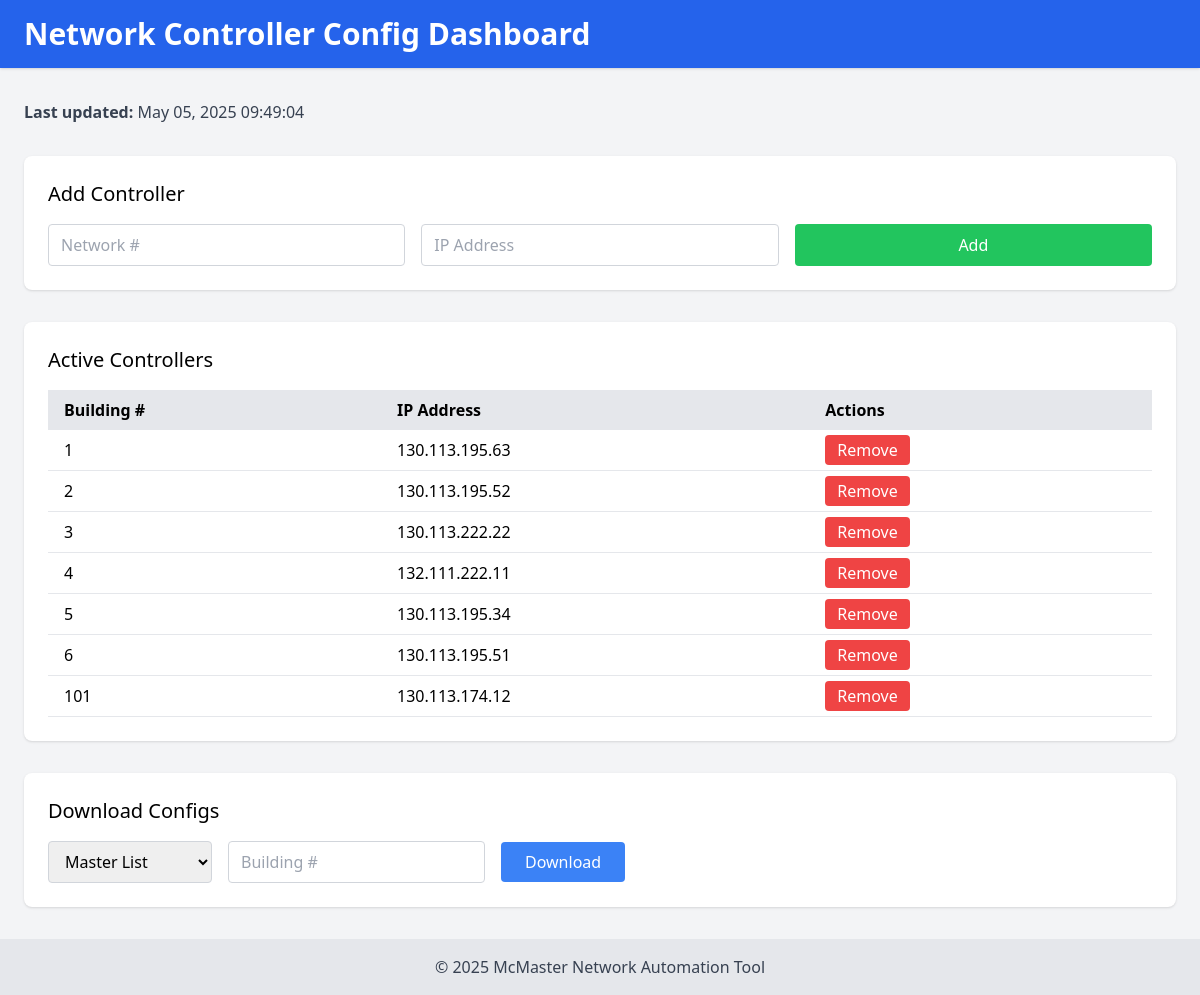
Before: / with the older database file.
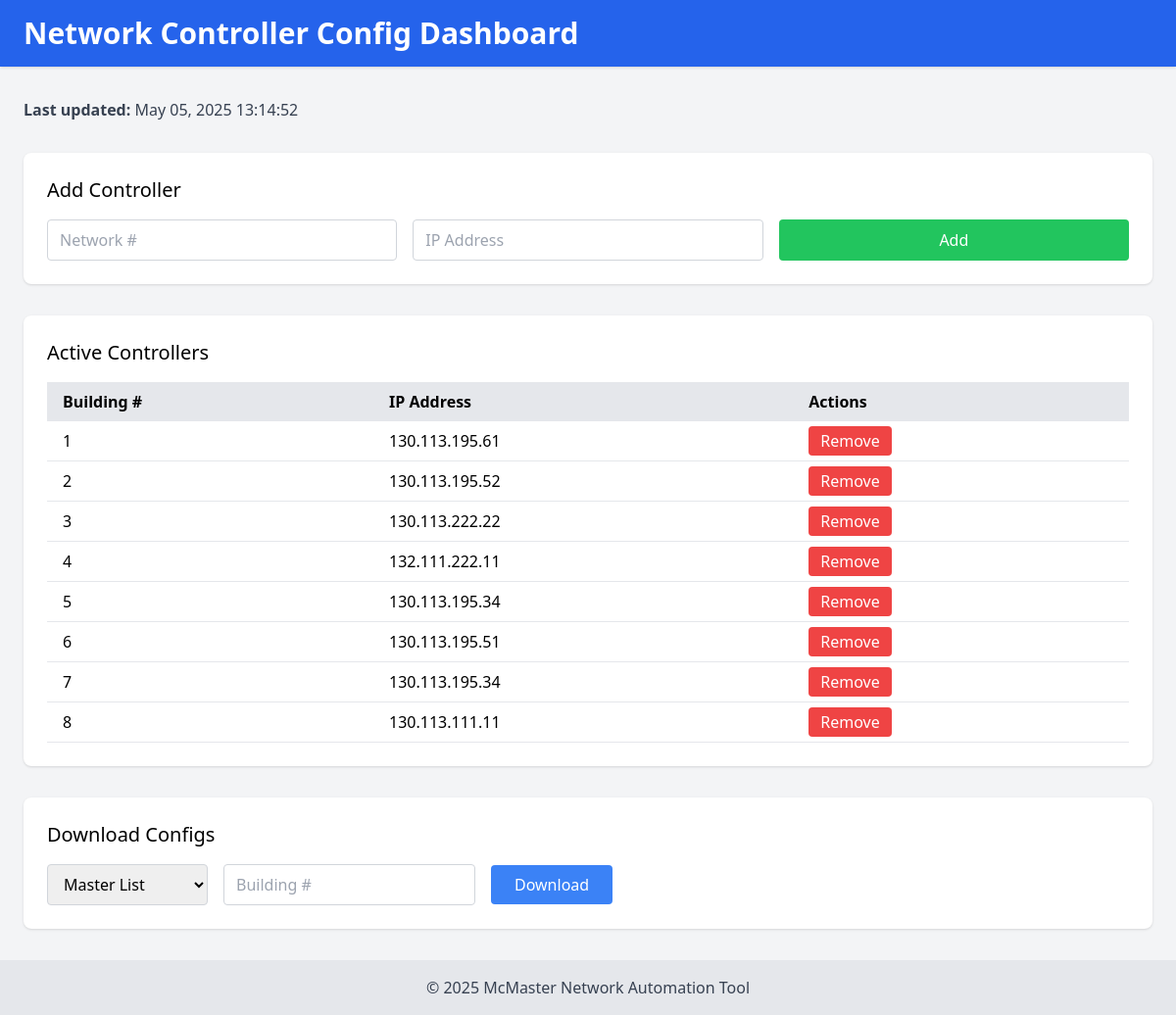
After: the same page with the newer database file.
### tables this page shows
CREATE TABLE buildings (
                 id INTEGER PRIMARY KEY AUTOINCREMENT,
                 building_number INTEGER UNIQUE,
                 ip_address TEXT,
                 status TEXT DEFAULT 'active',
                 last_updated TEXT);

### app.py (the view)
@app.route('/')
def index():
    raw_ts = get_last_update()
    if raw_ts:
        try:
            dt = datetime.datetime.fromisoformat(raw_ts)
            last_update = dt.strftime("%b %d, %Y %H:%M:%S")
        except Exception:
            last_update = raw_ts
    else:
        last_update = '—'
    return render_template(
        'index.html',
        buildings    = get_buildings(),
        last_update  = last_update,
        messages     = get_flashed_messages()
    )

### app.py (called while the page is built)
def get_buildings():
    conn = sqlite3.connect(DB_PATH)
    c = conn.cursor()
    c.execute("""
        SELECT * FROM buildings
         WHERE status='active' AND building_number>0
      ORDER BY building_number
    """)
    rows = c.fetchall()
    conn.close()
    return rows

def get_last_update():
    conn = sqlite3.connect(DB_PATH)
    c = conn.cursor()
    c.execute("SELECT MAX(timestamp) FROM logs")
    ts = c.fetchone()[0]
    conn.close()
    return ts

### templates/index.html (shortened to what this page needs)
<!DOCTYPE html>
<html lang="en" class="h-screen w-screen">
<head>
  <script src="https://cdn.tailwindcss.com"></script>
</head>
<body class="flex flex-col h-screen w-screen bg-gray-100">
  <header class="bg-blue-600 text-white py-4 w-full shadow">
    <div class="w-full px-6">
      <h1 class="text-3xl font-bold">Network Controller Config Dashboard</h1>
    </div>
  </header>
  <main class="flex-1 w-full px-6 py-8 overflow-auto space-y-8">
    <div class="text-gray-700">
      <strong>Last updated:</strong> {{ last_update or '—' }}
    </div>
    <section class="bg-white rounded-lg shadow p-6 w-full">
      <h2 class="text-xl font-medium mb-4">Add Controller</h2>
      <form method="POST" action="/add" class="grid grid-cols-1 sm:grid-cols-3 gap-4 w-full">
        <input type="number" name="building_number" required
               placeholder="Network #"
               class="border border-gray-300 rounded px-3 py-2 w-full focus:ring-2 focus:ring-blue-500"/>
        <input type="text" name="ip" required
               placeholder="IP Address"
               class="border border-gray-300 rounded px-3 py-2 w-full focus:ring-2 focus:ring-blue-500"/>
        <button type="submit"
                class="bg-green-500 text-white rounded px-6 py-2 w-full hover:bg-green-600 transition">
          Add
        </button>
      </form>
    </section>
    <section class="bg-white rounded-lg shadow p-6 w-full">
      <h2 class="text-xl font-medium mb-4">Active Controllers</h2>
      <div class="w-full overflow-x-auto">
        <table class="w-full table-auto">
          <thead class="bg-gray-200">
            <tr>
              <th class="px-4 py-2 text-left">Building #</th>
              <th class="px-4 py-2 text-left">IP Address</th>
              <th class="px-4 py-2 text-left">Actions</th>
            </tr>
          </thead>
          <tbody>
            {% for b in buildings %}
              <tr class="border-b hover:bg-gray-50">
                <td class="px-4 py-2">{{ b[1] }}</td>
                <td class="px-4 py-2">{{ b[2] }}</td>
                <td class="px-4 py-2">
                  <a href="/remove/{{ b[1] }}"
                     class="bg-red-500 text-white rounded px-3 py-1 hover:bg-red-600 transition">
                    Remove
                  </a>
                </td>
              </tr>
            {% else %}
              <tr>
                <td colspan="3" class="text-center py-4 text-gray-500">
                  No active controllers.
                </td>
              </tr>
            {% endfor %}
          </tbody>
        </table>
      </div>
    </section>
    <section class="bg-white rounded-lg shadow p-6 w-full">
      <h2 class="text-xl font-medium mb-4">Download Configs</h2>
      <form action="/export" method="get" class="flex flex-wrap gap-4 items-center">
        <select name="type" required
                class="border border-gray-300 rounded px-3 py-2 focus:ring-2 focus:ring-blue-500">
          <option value="master">Master List</option>
        </select>
        <input type="number" name="building_number" min="1"
               placeholder="Building #"
               class="border border-gray-300 rounded px-3 py-2 focus:ring-2 focus:ring-blue-500"/>
        <button type="submit"
                class="bg-blue-500 text-white rounded px-6 py-2 hover:bg-blue-600 transition">
          Download
        </button>
      </form>
    </section>
  </main>
  <footer class="bg-gray-200 text-center py-4 w-full">
    <p class="text-gray-700">&copy; 2025 McMaster Network Automation Tool</p>
  </footer>
</body>
</html>

Changed rows visible on the page:
no longer on this page (row edited): buildings: building_number "101", ip_address "130.113.174.12"
changed buildings (number 1 of 8 on the later page): ip_address "130.113.195.63" → "130.113.195.61"
now on this page (row edited): buildings: building_number "7", ip_address "130.113.195.34"
now on this page (row edited): buildings: building_number "8", ip_address "130.113.111.11"
Other visible differences:
{{ last_update or '—' }}: "May 05, 2025 09:49:04" → "May 05, 2025 13:14:52"
